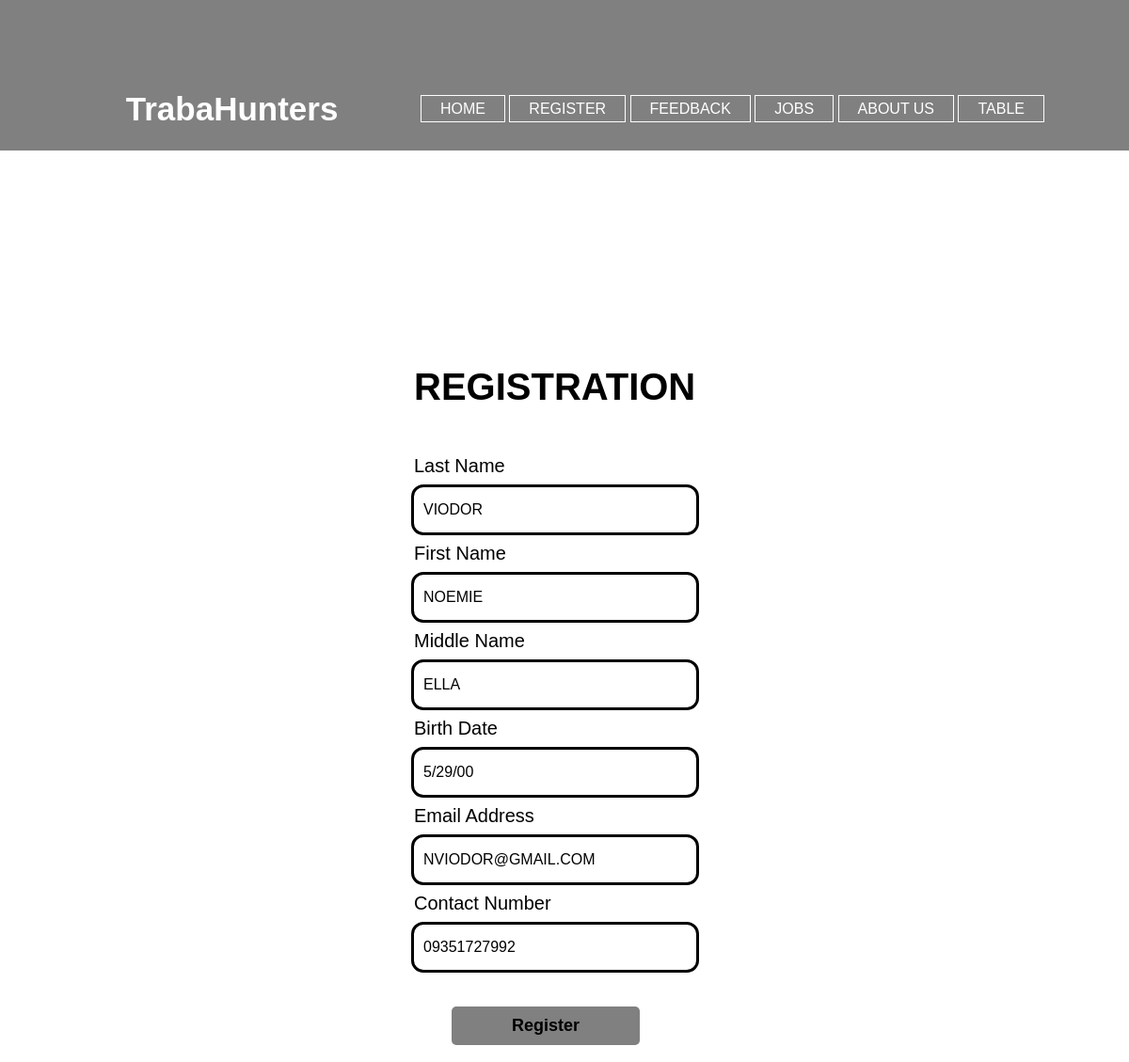
Screenshot of /edit_reg/38/ with the database file from the repository.
### WorkApp/models.py (models this page shows)
class Personal(models.Model):
	Alastname = models.TextField(default="")
	Afirstname = models.TextField(default="")
	Amiddlename = models.TextField(default="")
	Abday = models.TextField(default="")
	Aemailadd = models.TextField(default="")
	Acontactnum = models.TextField(default="")

### WorkApp/views.py (the view)
# urls.py: path('edit_reg/<int:thid>/',views.Edit_Reg,name ="edit_reg"),
def Edit_Reg(request,thid):
	Reg_info_edit =Personal.objects.get(id = thid)
	reg = Personal.objects.all()
	return render(request,'LogReg.html',{'Reg_info_edit':Reg_info_edit,
		'reg':reg,
		})

### WorkApp/templates/LogReg.html (shortened to what this page needs)
{% extends 'template.html' %}
	{% block content %}
</head>
<body>
	<div class="registration-page">
					<br>
					<br>
					<br>
					<br>
					<br>
					<br>
					<br>
					<br>
					<br>
					<br>
					<br>
		<h1>Registration</h1>
		 {% if Reg_info_edit %}
		 		<form action="{% url 'update_reg' Reg_info_edit.id %}" method="POST">
					<p>Last Name</p>
					<input type="text" value = "{{Reg_info_edit.Alastname}}" name="Alastname" placeholder="Enter your Last Name here." required>
					<p>First Name</p>
					<input type="text" value = "{{Reg_info_edit.Afirstname}}" name="Afirstname" placeholder="Enter your First Name here." required>
					<p>Middle Name</p>
					<input type="text" value = "{{Reg_info_edit.Amiddlename}}" name="Amiddlename" placeholder="Enter your Middle Name here." required>
					<p>Birth Date</p>
					<input type="text" value = "{{Reg_info_edit.Abday}}" name="Abday" placeholder="Enter your BirthDate here." required>
					<p>Email Address</p>
					<input type="text" value = "{{Reg_info_edit.Aemailadd}}" name="Aemailadd" placeholder="Enter your Email Address here." required>
					<p>Contact Number</p>
					<input type="text" value = "{{Reg_info_edit.Acontactnum}}" name="Acontactnum" placeholder="Enter your Contact Number here." required>
					<br>
					<br>
					<button type="submit" class="submit-btn">Register</button>
					</form>
					</div>
	{% endif %}
</body>
</html>
{% endblock %}

### WorkApp/templates/LogReg.html (style rules this page uses)
* { margin: 0; padding: 0; font-family: sans-serif; }
body { background-color: white; color: black; }
.registration-page { position: absolute; top: 30%; left: 30%; transform: translate(-20%, -20%); width: 100px; }
.registration-page h1 { font-size: 40px; text-align: center; text-transform: uppercase; margin: 50px 100; }
.registration-page p { font-size: 20px; margin: 20px 3; width: 300px; margin: 10px 100; }
.registration-page input { font-size: 16px; padding: 15px 10px; width: 300px; border: 0; border-radius: 10px; outline: solid; margin: 1px 100; }
.registration-page button { font-size: 18px; font-weight: bold; margin: 20px 140; padding: 10px 15px; width: 200px; border: 0; border-radius: 5px; background-color: gray; }

### rows the page displays
Personal: Alastname "VIODOR", Afirstname "NOEMIE", Amiddlename "ELLA", Abday "5/29/00", Aemailadd "NVIODOR@GMAIL.COM", Acontactnum "09351727992"
